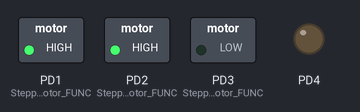
The program below on a simulated ATmega32, built with avr-gcc and emulated at 16 MHz. Parts: switched loads named in the program (green lamp = pin HIGH), output pins drawn as LEDs (lit = HIGH).

Above: at 0.1 s.
At 1.1 s:
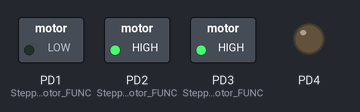
At 2.1 s:
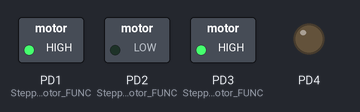
At 9.1 s:
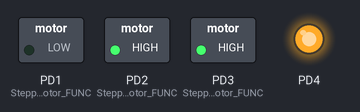
At 20.1 s:
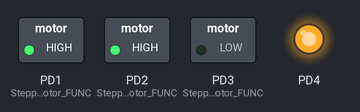
At 38.1 s:
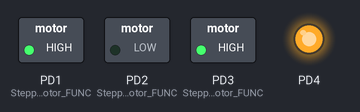
Timing chart, 0 to 39.6 s (numbered marks = the images above):
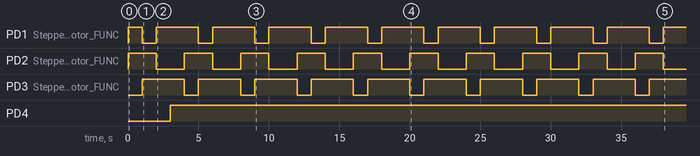

Measured:
- by itself, PD1 (Stepper_Motor_FUNC): repeats every 4.0 s: LOW 1.0 s, HIGH 3.0 s
- by itself, PD2 (Stepper_Motor_FUNC): alternates HIGH for 2.0 s and LOW for 2.0 s
- by itself, PD3 (Stepper_Motor_FUNC): alternates HIGH for 3.0 s and LOW for 1.0 s
- by itself, PD4: LOW → HIGH at 3.0 s

The program:

main.c
```c
/*
 * Stepper_Motor.c
 *
 * Created: 9/27/2020 3:43:57 AM
 * Author : monad
 */

#include <avr/io.h>
#define F_CPU 16000000UL
#include <util/delay.h>
void Stepper_Motor_FUNC(unsigned char step);
int main(void)
{
	DDRD |=(1<<1)|(1<<2)|(1<<3)|(1<<4);
	/* Replace with your application code */
	while (1)
	{
		Stepper_Motor_FUNC(1);
		_delay_ms(1000);
		Stepper_Motor_FUNC(2);
		_delay_ms(1000);
		Stepper_Motor_FUNC(3);
		_delay_ms(1000);
		Stepper_Motor_FUNC(4);
		_delay_ms(1000);
	}
}
void Stepper_Motor_FUNC(unsigned char step)
{
	switch(step)
	{
		case 1:
		PORTD |=(1<<1)|(1<<2);
		PORTD &=~(1<<3)|(1<<4);
		break;
		case 2:
		PORTD |=(1<<3)|(1<<2);
		PORTD &=~(1<<1)|(1<<4);
		break;
		case 3:
		PORTD |=(1<<3)|(1<<1);
		PORTD &=~(1<<2)|(1<<4);
		break;
		case 4:
		PORTD |=(1<<3)|(1<<4);
		PORTD &=~(1<<2)|(1<<1);
		break;
	}
}
```
